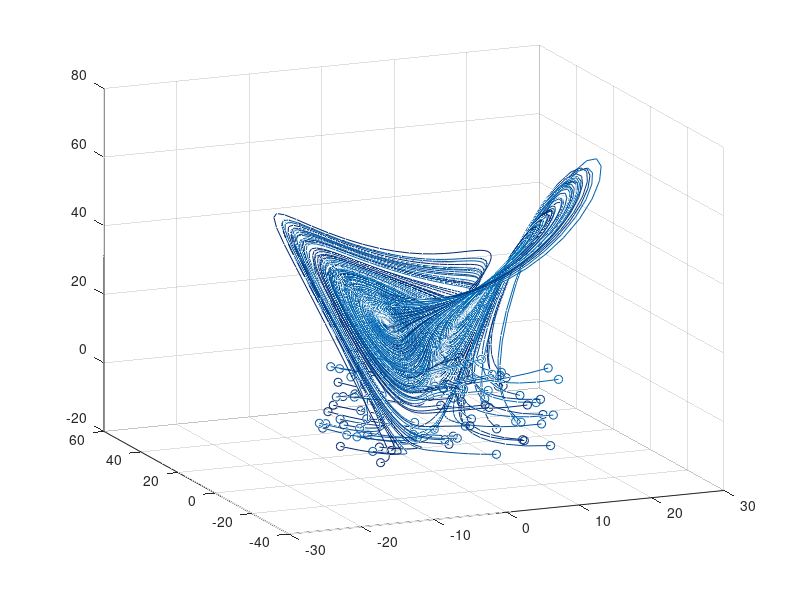

The MATLAB source for this figure: (Note: this script raises an error after producing the figure.)
clear all, close all, clc

%simulate Lorenz system
dt=0.01; T=8; t=0:dt:T;
b=8/3; sig=10; r=28;

Lorenz = @(t,x)([ sig * (x(2) - x(1))       ;...
                  r * x(1)-x(1)*x(3) - x(2) ;...
                  x(1) * x(2) - b*x(3)      ]);

ode_options = odeset('RelTol',1e-10,'AbsTol',1e-11);

input=[]; output=[];
for j=1:100     %training trajectories
    x0=30*(rand(3,1)-0.5);
    [t,y] = ode45(Lorenz,t,x0);
    input=[input; y(1:end-1,:)];
    output=[output; y(2:end,:)];
    plot3(y(:,1),y(:,2),y(:,3), 'Color', [0 (0.447-j/300) (0.741-j/300)]),hold on
    plot3(x0(1),x0(2),x0(3),'ro','Color',[0 (0.447-j/300) (0.741-j/300)])
end

grid on, view(-23,18)

%% 
net = feedforwardnet([10 10 10]);
net.layers{1}.transferFcn = 'logsig';
net.layers{2}.transferFcn = 'radbas';
net.layers{3}.transferFcn = 'purelin';
net = train(net,input.',output.');

%%

for m = 1:1%0
    x0=30*(rand(3,1)-0.5);%[0.592547396312769;12.933728823930911;-10.768137475687244]
    [t,y] = ode45(Lorenz,t,x0);
    
    ynn(:,1) = x0;
    for k = 2:(length(t))
        ynn(:,k) = net(ynn(:,k-1));
    end
    
%        figure(2)
%        plot3(y(:,1),y(:,2),y(:,3)); hold on
%        plot3(ynn(1,:),ynn(2,:),ynn(3,:));
%        plot3(x0(1),x0(2),x0(3),'ro')
    
    for k = 1:length(ynn)
        figure(2)
        plot3(y(1:k,1),y(1:k,2),y(1:k,3)); hold on
        plot3(ynn(1,1:k),ynn(2,1:k),ynn(3,1:k));
        plot3(x0(1),x0(2),x0(3),'ro'); 
        plot3(y(k,1),y(k,2),y(k,3),'.','Color','#0072BD','MarkerSize',15);
        plot3(ynn(1,k),ynn(2,k),ynn(3,k),'.','Color','#D95319','MarkerSize',15);hold off
        pause(0.01)
    end
    
    
    figure(3)
    subplot(2,2,1), plot(t(1:end),y(1:end,1)), hold on, plot(t(1:end),ynn(1,:)')
    subplot(2,2,2), plot(t(1:end),y(1:end,2)), hold on, plot(t(1:end),ynn(2,:)')
    subplot(2,2,3), plot(t(1:end),y(1:end,3)), hold on, plot(t(1:end),ynn(3,:)')
    subplot(2,2,4), plot(t(1:end),y(1:end,1)-ynn(1,:)'+y(1:end,2)-ynn(2,:)'+y(1:end,3)-ynn(3,:)')
end